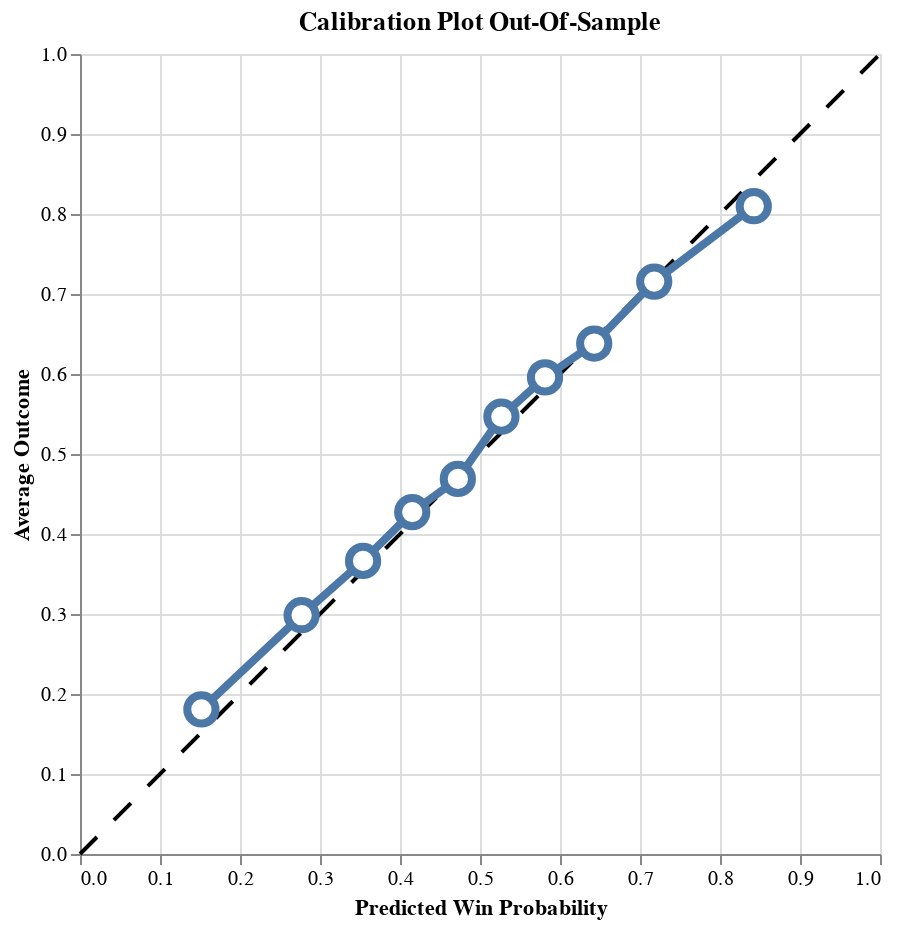

Notebook source saved alongside this figure:
### Code cell
self.plot_calibration_oos(oos_data=games_ge_40_test_unique_df)

### Figure 1 — Vega-Lite specification as saved in the notebook (floating-point values rounded to 4 significant figures)
{"config": {"view": {"continuousWidth": 300, "continuousHeight": 300}}, "layer": [{"data": {"name": "data-42f50405073b2dbe8396db6b7dd2f6be"}, "mark": {"type": "line", "color": "black", "strokeDash": [12, 12]}, "encoding": {"x": {"field": "x", "type": "quantitative"}, "y": {"field": "y", "type": "quantitative"}}}, {"data": {"name": "data-15ae3c4d600f515995420badfcef831e"}, "mark": {"type": "line", "strokeWidth": 4}, "encoding": {"x": {"field": "win_prob_midpoint", "title": "Predicted Win Probability", "type": "quantitative"}, "y": {"field": "avg_outcome", "title": "Average Outcome", "type": "quantitative"}}}, {"data": {"name": "data-15ae3c4d600f515995420badfcef831e"}, "mark": {"type": "point", "fill": "white", "opacity": 1, "size": 200, "strokeWidth": 4}, "encoding": {"x": {"field": "win_prob_midpoint", "type": "quantitative"}, "y": {"field": "avg_outcome", "type": "quantitative"}}}], "height": 400, "title": "Calibration Plot Out-Of-Sample", "width": 400, "$schema": "https://vega.github.io/schema/vega-lite/v5.20.1.json", "datasets": {"data-42f50405073b2dbe8396db6b7dd2f6be": [{"x": 0, "y": 0}, {"x": 1, "y": 1}], "data-15ae3c4d600f515995420badfcef831e": [{"avg_outcome": 0.1807, "win_prob_midpoint": 0.1518}, {"avg_outcome": 0.2985, "win_prob_midpoint": 0.277}, {"avg_outcome": 0.3663, "win_prob_midpoint": 0.3538}, {"avg_outcome": 0.4274, "win_prob_midpoint": 0.4153}, {"avg_outcome": 0.4689, "win_prob_midpoint": 0.4723}, {"avg_outcome": 0.5467, "win_prob_midpoint": 0.5268}, {"avg_outcome": 0.5958, "win_prob_midpoint": 0.5813}, {"avg_outcome": 0.6381, "win_prob_midpoint": 0.6428}, {"avg_outcome": 0.7155, "win_prob_midpoint": 0.7178}, {"avg_outcome": 0.8097, "win_prob_midpoint": 0.8422}]}}
